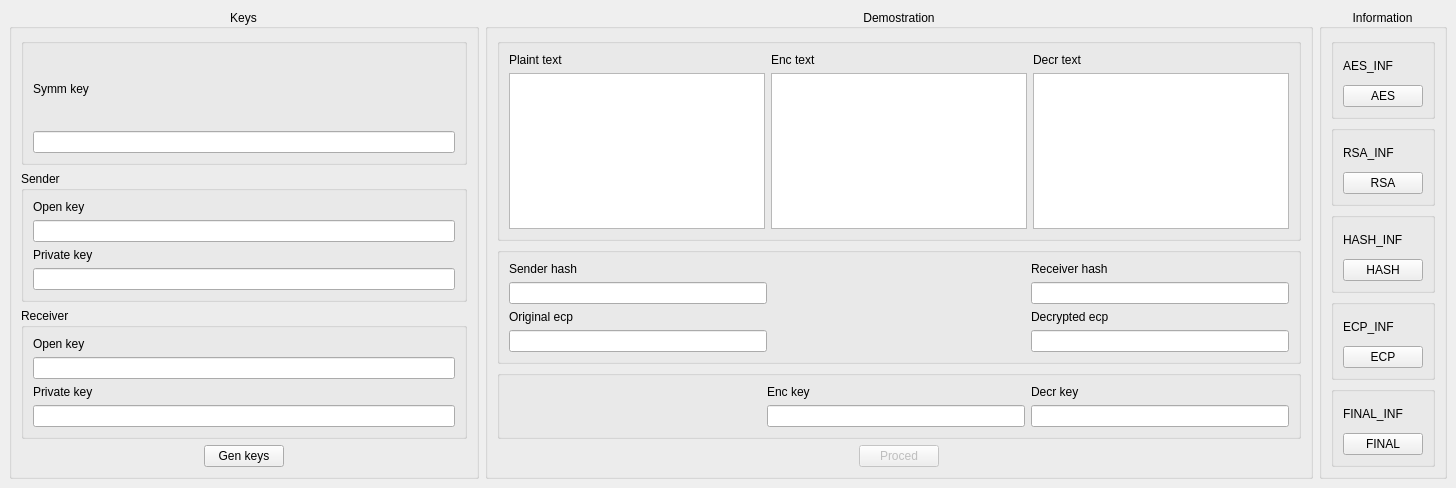
<?xml version="1.0" encoding="UTF-8"?>
<ui version="4.0">
 <class>MainWindow</class>
 <widget class="QMainWindow" name="MainWindow">
  <property name="geometry">
   <rect>
    <x>0</x>
    <y>0</y>
    <width>1456</width>
    <height>488</height>
   </rect>
  </property>
  <property name="windowTitle">
   <string>MainWindow</string>
  </property>
  <widget class="QWidget" name="centralwidget">
   <layout class="QHBoxLayout" name="horizontalLayout_6">
    <item>
     <widget class="QGroupBox" name="groupBox_2">
      <property name="title">
       <string>Keys</string>
      </property>
      <property name="alignment">
       <set>Qt::AlignCenter</set>
      </property>
      <layout class="QVBoxLayout" name="verticalLayout_5">
       <item>
        <widget class="QGroupBox" name="groupBox">
         <property name="title">
          <string/>
         </property>
         <layout class="QVBoxLayout" name="verticalLayout_17">
          <item>
           <widget class="QLabel" name="label">
            <property name="text">
             <string>Symm key</string>
            </property>
           </widget>
          </item>
          <item>
           <widget class="QLineEdit" name="symmKeyLineEdit">
            <property name="readOnly">
             <bool>true</bool>
            </property>
           </widget>
          </item>
         </layout>
        </widget>
       </item>
       <item>
        <widget class="QGroupBox" name="senderGroupBox">
         <property name="title">
          <string>Sender</string>
         </property>
         <layout class="QVBoxLayout" name="verticalLayout_18">
          <item>
           <widget class="QLabel" name="label_4">
            <property name="text">
             <string>Open key</string>
            </property>
           </widget>
          </item>
          <item>
           <widget class="QLineEdit" name="senderOpenLineEdit">
            <property name="readOnly">
             <bool>true</bool>
            </property>
           </widget>
          </item>
          <item>
           <widget class="QLabel" name="label_5">
            <property name="text">
             <string>Private key</string>
            </property>
           </widget>
          </item>
          <item>
           <widget class="QLineEdit" name="senderPrivateLineEdit">
            <property name="readOnly">
             <bool>true</bool>
            </property>
           </widget>
          </item>
         </layout>
        </widget>
       </item>
       <item>
        <widget class="QGroupBox" name="receiverGroupBox">
         <property name="title">
          <string>Receiver</string>
         </property>
         <layout class="QVBoxLayout" name="verticalLayout_19">
          <item>
           <widget class="QLabel" name="label_2">
            <property name="text">
             <string>Open key</string>
            </property>
           </widget>
          </item>
          <item>
           <widget class="QLineEdit" name="receiverOpenLineEdit">
            <property name="readOnly">
             <bool>true</bool>
            </property>
           </widget>
          </item>
          <item>
           <widget class="QLabel" name="label_3">
            <property name="text">
             <string>Private key</string>
            </property>
           </widget>
          </item>
          <item>
           <widget class="QLineEdit" name="receiverPrivateLineEdit">
            <property name="readOnly">
             <bool>true</bool>
            </property>
           </widget>
          </item>
         </layout>
        </widget>
       </item>
       <item>
        <layout class="QHBoxLayout" name="horizontalLayout_2">
         <item>
          <spacer name="horizontalSpacer_3">
           <property name="orientation">
            <enum>Qt::Horizontal</enum>
           </property>
           <property name="sizeHint" stdset="0">
            <size>
             <width>40</width>
             <height>20</height>
            </size>
           </property>
          </spacer>
         </item>
         <item>
          <widget class="QPushButton" name="genKeysPushButton">
           <property name="text">
            <string>Gen keys</string>
           </property>
          </widget>
         </item>
         <item>
          <spacer name="horizontalSpacer_4">
           <property name="orientation">
            <enum>Qt::Horizontal</enum>
           </property>
           <property name="sizeHint" stdset="0">
            <size>
             <width>40</width>
             <height>20</height>
            </size>
           </property>
          </spacer>
         </item>
        </layout>
       </item>
      </layout>
     </widget>
    </item>
    <item>
     <widget class="QGroupBox" name="groupBox_3">
      <property name="title">
       <string>Demostration</string>
      </property>
      <property name="alignment">
       <set>Qt::AlignCenter</set>
      </property>
      <layout class="QVBoxLayout" name="verticalLayout_4">
       <item>
        <widget class="QGroupBox" name="groupBox_6">
         <property name="title">
          <string/>
         </property>
         <layout class="QHBoxLayout" name="horizontalLayout_7">
          <item>
           <layout class="QVBoxLayout" name="verticalLayout">
            <item>
             <widget class="QLabel" name="label_6">
              <property name="text">
               <string>Plaint text</string>
              </property>
             </widget>
            </item>
            <item>
             <widget class="QPlainTextEdit" name="plainTextEdit"/>
            </item>
           </layout>
          </item>
          <item>
           <layout class="QVBoxLayout" name="verticalLayout_2">
            <item>
             <widget class="QLabel" name="label_7">
              <property name="text">
               <string>Enc text</string>
              </property>
             </widget>
            </item>
            <item>
             <widget class="QPlainTextEdit" name="cipherTextEdit">
              <property name="readOnly">
               <bool>true</bool>
              </property>
             </widget>
            </item>
           </layout>
          </item>
          <item>
           <layout class="QVBoxLayout" name="verticalLayout_3">
            <item>
             <widget class="QLabel" name="label_8">
              <property name="text">
               <string>Decr text</string>
              </property>
             </widget>
            </item>
            <item>
             <widget class="QPlainTextEdit" name="receivedPlainTextEdit">
              <property name="readOnly">
               <bool>true</bool>
              </property>
             </widget>
            </item>
           </layout>
          </item>
         </layout>
        </widget>
       </item>
       <item>
        <widget class="QGroupBox" name="groupBox_5">
         <property name="title">
          <string/>
         </property>
         <layout class="QHBoxLayout" name="horizontalLayout_5">
          <item>
           <layout class="QVBoxLayout" name="verticalLayout_15">
            <item>
             <widget class="QLabel" name="label_10">
              <property name="text">
               <string>Sender hash</string>
              </property>
             </widget>
            </item>
            <item>
             <widget class="QLineEdit" name="senderHashLineEdit">
              <property name="readOnly">
               <bool>true</bool>
              </property>
             </widget>
            </item>
            <item>
             <widget class="QLabel" name="label_12">
              <property name="text">
               <string>Original ecp</string>
              </property>
             </widget>
            </item>
            <item>
             <widget class="QLineEdit" name="originalEcpLineEdit">
              <property name="readOnly">
               <bool>true</bool>
              </property>
             </widget>
            </item>
           </layout>
          </item>
          <item>
           <spacer name="horizontalSpacer_2">
            <property name="orientation">
             <enum>Qt::Horizontal</enum>
            </property>
            <property name="sizeHint" stdset="0">
             <size>
              <width>255</width>
              <height>89</height>
             </size>
            </property>
           </spacer>
          </item>
          <item>
           <layout class="QVBoxLayout" name="verticalLayout_16">
            <item>
             <widget class="QLabel" name="label_15">
              <property name="text">
               <string>Receiver hash</string>
              </property>
             </widget>
            </item>
            <item>
             <widget class="QLineEdit" name="receiverHashLineEdit">
              <property name="readOnly">
               <bool>true</bool>
              </property>
             </widget>
            </item>
            <item>
             <widget class="QLabel" name="label_13">
              <property name="text">
               <string>Decrypted ecp</string>
              </property>
             </widget>
            </item>
            <item>
             <widget class="QLineEdit" name="decryptedEcpLineEdit">
              <property name="readOnly">
               <bool>true</bool>
              </property>
             </widget>
            </item>
           </layout>
          </item>
         </layout>
        </widget>
       </item>
       <item>
        <widget class="QGroupBox" name="groupBox_7">
         <property name="title">
          <string/>
         </property>
         <layout class="QHBoxLayout" name="horizontalLayout_3">
          <item>
           <spacer name="horizontalSpacer">
            <property name="orientation">
             <enum>Qt::Horizontal</enum>
            </property>
            <property name="sizeHint" stdset="0">
             <size>
              <width>40</width>
              <height>20</height>
             </size>
            </property>
           </spacer>
          </item>
          <item>
           <layout class="QVBoxLayout" name="verticalLayout_13">
            <item>
             <widget class="QLabel" name="label_9">
              <property name="text">
               <string>Enc key</string>
              </property>
             </widget>
            </item>
            <item>
             <widget class="QLineEdit" name="encKeyLineEdit">
              <property name="readOnly">
               <bool>true</bool>
              </property>
             </widget>
            </item>
           </layout>
          </item>
          <item>
           <layout class="QVBoxLayout" name="verticalLayout_14">
            <item>
             <widget class="QLabel" name="label_11">
              <property name="text">
               <string>Decr key</string>
              </property>
             </widget>
            </item>
            <item>
             <widget class="QLineEdit" name="decrKeyLineEdit">
              <property name="readOnly">
               <bool>true</bool>
              </property>
             </widget>
            </item>
           </layout>
          </item>
         </layout>
        </widget>
       </item>
       <item>
        <layout class="QHBoxLayout" name="horizontalLayout_4">
         <item>
          <spacer name="horizontalSpacer_5">
           <property name="orientation">
            <enum>Qt::Horizontal</enum>
           </property>
           <property name="sizeHint" stdset="0">
            <size>
             <width>40</width>
             <height>20</height>
            </size>
           </property>
          </spacer>
         </item>
         <item>
          <widget class="QPushButton" name="proceedPushButton">
           <property name="enabled">
            <bool>false</bool>
           </property>
           <property name="text">
            <string>Proced</string>
           </property>
          </widget>
         </item>
         <item>
          <spacer name="horizontalSpacer_6">
           <property name="orientation">
            <enum>Qt::Horizontal</enum>
           </property>
           <property name="sizeHint" stdset="0">
            <size>
             <width>40</width>
             <height>20</height>
            </size>
           </property>
          </spacer>
         </item>
        </layout>
       </item>
      </layout>
     </widget>
    </item>
    <item>
     <widget class="QGroupBox" name="groupBox_4">
      <property name="title">
       <string>Information</string>
      </property>
      <property name="alignment">
       <set>Qt::AlignCenter</set>
      </property>
      <layout class="QVBoxLayout" name="verticalLayout_11">
       <item>
        <widget class="QGroupBox" name="groupBox_8">
         <property name="title">
          <string/>
         </property>
         <layout class="QVBoxLayout" name="verticalLayout_6">
          <item>
           <widget class="QLabel" name="label_16">
            <property name="text">
             <string>AES_INF</string>
            </property>
           </widget>
          </item>
          <item>
           <widget class="QPushButton" name="aesPushButton">
            <property name="text">
             <string>AES</string>
            </property>
           </widget>
          </item>
         </layout>
        </widget>
       </item>
       <item>
        <widget class="QGroupBox" name="groupBox_9">
         <property name="title">
          <string/>
         </property>
         <layout class="QVBoxLayout" name="verticalLayout_7">
          <item>
           <widget class="QLabel" name="label_17">
            <property name="text">
             <string>RSA_INF</string>
            </property>
           </widget>
          </item>
          <item>
           <widget class="QPushButton" name="rsaPushButton">
            <property name="text">
             <string>RSA</string>
            </property>
           </widget>
          </item>
         </layout>
        </widget>
       </item>
       <item>
        <widget class="QGroupBox" name="groupBox_12">
         <property name="title">
          <string/>
         </property>
         <layout class="QVBoxLayout" name="verticalLayout_8">
          <item>
           <widget class="QLabel" name="label_18">
            <property name="text">
             <string>HASH_INF</string>
            </property>
           </widget>
          </item>
          <item>
           <widget class="QPushButton" name="hashPushButton">
            <property name="text">
             <string>HASH</string>
            </property>
           </widget>
          </item>
         </layout>
        </widget>
       </item>
       <item>
        <widget class="QGroupBox" name="groupBox_10">
         <property name="title">
          <string/>
         </property>
         <layout class="QVBoxLayout" name="verticalLayout_9">
          <item>
           <widget class="QLabel" name="label_19">
            <property name="text">
             <string>ECP_INF</string>
            </property>
           </widget>
          </item>
          <item>
           <widget class="QPushButton" name="ecpPushButton">
            <property name="text">
             <string>ECP</string>
            </property>
           </widget>
          </item>
         </layout>
        </widget>
       </item>
       <item>
        <widget class="QGroupBox" name="groupBox_11">
         <property name="title">
          <string/>
         </property>
         <layout class="QVBoxLayout" name="verticalLayout_10">
          <item>
           <widget class="QLabel" name="label_20">
            <property name="text">
             <string>FINAL_INF</string>
            </property>
           </widget>
          </item>
          <item>
           <widget class="QPushButton" name="finalPushButton">
            <property name="text">
             <string>FINAL</string>
            </property>
           </widget>
          </item>
         </layout>
        </widget>
       </item>
      </layout>
     </widget>
    </item>
   </layout>
  </widget>
 </widget>
 <resources/>
 <connections/>
</ui>
